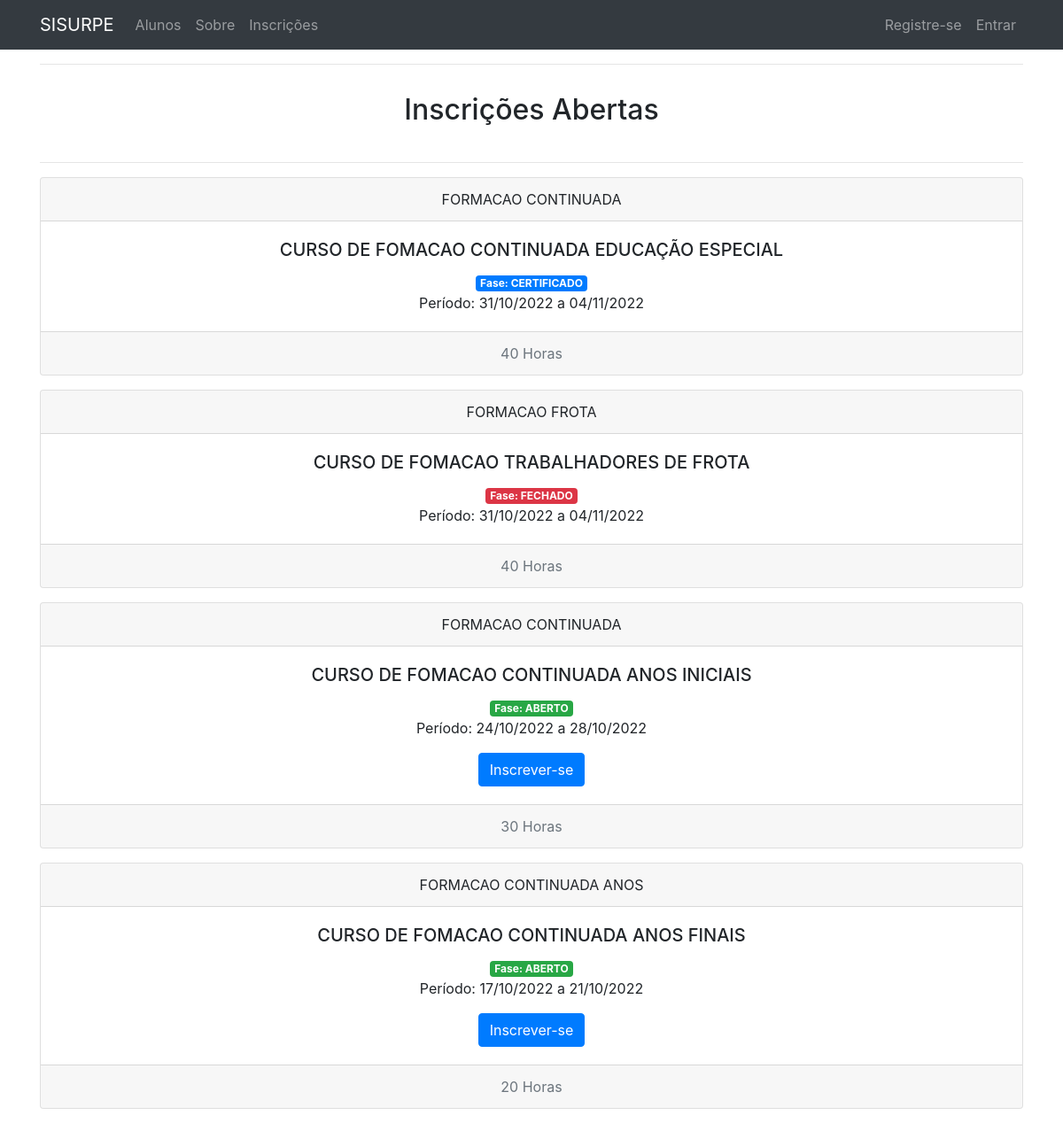
Screenshot of /inscricoes/index with the database file from the repository.
### tables this page shows
CREATE TABLE `inscricoes` (
  `id` int(11) NOT NULL,
  `nome_curso` varchar(255) NOT NULL,
  `descricao` varchar(255) NOT NULL,
  `carga_horaria` int(11) NOT NULL,
  `data_inicio` date DEFAULT NULL,
  `data_termino` date DEFAULT NULL,
  `numero_certificado` int(11) DEFAULT NULL,
  `livro` varchar(255) DEFAULT NULL,
  `folha` varchar(255) DEFAULT NULL,
  `fase` char(30) NOT NULL DEFAULT 'ABERTO'
);

### app/controllers/Inscricoes.php (called while the page is built, shortened)
<?php
    class Inscricoes extends Controller{
         public function __construct(){
          $this->inscricaoModel = $this->model('Inscricoe');
          $this->inscritoModel = $this->model('Inscrito');
        }
        public function index(){
                $data = [
                'title' => 'Inscrições Abertas',
                'description'=> 'Inscrições Abertas',
                'inscricoes' => $this->inscricaoModel->getInscricoes()
            ];
            $this->view('inscricoes/index', $data);
        }
}

### app/libraries/Core.php (called while the page is built, shortened)
<?php
 Class Core {
     protected $currentMethod = 'index';
     public function __construct(){
         $url = $this->getUrl();
         if(file_exists('../app/controllers/' . ucwords($url[0]). '.php')){
            unset($url[0]);
         }
         $this->currentController = new $this->currentController;
         if(isset($url[1])){
           if(method_exists($this->currentController, $url[1])){
             $this->currentMethod = $url[1];
             unset($url[1]);
           }
         }
         $this->params = $url ? array_values($url) :[];
         call_user_func_array([$this->currentController, $this->currentMethod], $this->params);
     }
     public function getUrl(){
        if(isset($_GET['url'])){
          $url = rtrim($_GET['url'], '/');
          $url = filter_var($url, FILTER_SANITIZE_URL);
          $url = explode('/', $url);
          return $url;
        }
     }
 }

### public/index.php (called while the page is built, shortened)
<?php
     $init = new Core;

### app/libraries/Database.php (called while the page is built, shortened)
<?php
 class Database {
    protected $user = DB_USER;
    protected $pass = DB_PASS;
    protected $dbh;
    protected $stmt;
    public function __construct() {
        $options = array(
            PDO::ATTR_PERSISTENT => true,
            PDO::ATTR_ERRMODE => PDO::ERRMODE_EXCEPTION
        );
        try{
            $this->dbh = new PDO($this->$dsn, $this->user, $this->pass, $options);
            $this->dbh->exec('SET NAMES "utf8"');
        } catch(PDOException $e){
            $this->error = $e->getMessage();
            echo $this->error;
        }
    }
    public function query($sql) {
        $this->stmt = $this->dbh->prepare($sql);
    }
     public function bind($param, $value, $type = null) {
        if(is_null($type)){
            switch(true){
                case is_int($value):
                    $type = PDO::PARAM_INT;
                    break;
                case is_null($value):
                    $type = PDO::PARAM_NULL;
                    break;
            }
        }
        $this->stmt->bindValue($param, $value, $type);
    }
    public function execute(){
        if($this->stmt->execute()){
            return true;
        } else {
            return false;
        }
    }
    public function resultSet(){
        $this->execute();
        return $this->stmt->fetchAll(PDO::FETCH_OBJ);
    }
    public function single(){
        $this->execute();
        return $this->stmt->fetch(PDO::FETCH_OBJ);
    }
    public function rowCount(){
        return $this->stmt->rowCount();
    }
}

### app/models/Inscricoe.php (called while the page is built, shortened)
<?php
  class Inscricoe {
    private $db;
    public function __construct(){
        $this->db = new Database;
    }
    public function getInscricoes(){
      $this->db->query("SELECT * FROM inscricoes WHERE fase != 'ARQUIVADO' ORDER BY data_inicio DESC");
      $result = $this->db->resultSet();
      if($this->db->rowCount() > 0){
          return $result;
      } else {
          return false;
      }
  }
}

### app/helpers/functions.php (called while the page is built, shortened)
<?php
function formatadata($data){
  $result = date('d/m/Y', strtotime($data));
  return $result;
}
function retornaClasseFase($fase){
  switch ($fase){
    case 'ABERTO':
      return "badge badge-success";
      break;
    case 'FECHADO':
      return "badge badge-danger";
      break;
      case 'CERTIFICADO';
      return "badge badge-primary";
      break;
  }
}
?>

### app/models/Inscrito.php (called while the page is built, shortened)
<?php
  class Inscrito {
    private $db;
    public function __construct(){
        $this->db = new Database;
    }
    public function estaInscrito($inscricoes_id,$user_id){
      $this->db->query('
                        SELECT
                          *
                        FROM
                          inscritos
                        WHERE
                          inscricoes_id = :inscricoes_id
                        AND
                          user_id = :user_id
                      ');
        $this->db->bind(':inscricoes_id',$inscricoes_id);
        $this->db->bind(':user_id',$user_id);
       $row = $this->db->single();
        if($this->db->rowCount() > 0){
            return true;
        } else {
            return false;
        }
    }
  }

### app/views/inscricoes/index.php (the view, shortened to what this page needs)
<?php require APPROOT . '/views/inc/header.php'; ?>
<hr>
<div class="p-3 text-center">
  <h2><?php echo $data['title'];?></h2>
</div>
<hr>
<?php foreach ($data['inscricoes'] as $registro): ?>
  <div class="card text-center mb-3">
    <div class="card-header">
    <?php if((isset($_SESSION[DB_NAME . '_user_type']))&&((($_SESSION[DB_NAME . '_user_type']) == "admin")||(($_SESSION[DB_NAME . '_user_type']) == "sec"))) : ?>
      <div class="row">
        <div class="col-11">
        <?php echo($registro->nome_curso);?>
        </div>
        <div class="col-1 text-right">
          <a href="<?php echo URLROOT; ?>/inscricoes/edit/<?php echo $registro->id?>" class="edit card-link">
            <i class="fa fa-pencil"></i>
          </a>
        </div>
      </div>
    <?php else : ?>
      <?php echo($registro->nome_curso);?>
    <?php endif; ?>
    </div>
    <div class="card-body">
      <h5 class="card-title"><?php echo($registro->descricao);?></h5>
        <span class="text-center <?php echo(retornaClasseFase($registro->fase));?>">Fase: <?php echo($registro->fase);?></span>
        <p class="card-text"><?php echo('Período: ' . formatadata($registro->data_inicio) . ' a '. formatadata($registro->data_termino));?></p>
        <?php if($registro->fase == 'ABERTO') : ?>
            <?php if(!$this->inscritoModel->estaInscrito($registro->id,$_SESSION[DB_NAME . '_user_id'])) : ?>
              <a href="<?php echo URLROOT; ?>/inscricoes/inscrever/<?php echo $registro->id?>" class="btn btn-primary">Inscrever-se</a>
            <?php else: ?>
            <a href="<?php echo URLROOT; ?>/inscricoes/cancelar/<?php echo $registro->id?>" class="btn btn-warning">Cancelar Inscrição</a>
            <?php endif; ?>
        <?php endif; ?>
    </div>
    <div class="card-footer text-muted">
      <?php echo($registro->carga_horaria);?> Horas
    </div>
  </div>
<?php endforeach; ?>
<?php require APPROOT . '/views/inc/footer.php'; ?>

### app/libraries/Controller.php (shortened to what this page needs)
<?php
 class Controller{
     public function model($model){
        return new $model();
     }
     public function view($view, $data = []){
        if(file_exists('../app/views/' . $view . '.php')){
           require_once '../app/views/' . $view . '.php';
        } else {
            die('View não existe');
        }
     }
 }

### app/views/inc/header.php (shortened to what this page needs)
<!DOCTYPE html>
<html lang="en">
<head>
   <link rel="stylesheet" href="<?php echo URLROOT; ?>/css/bootstrap.min.css">
   <link href="https://stackpath.bootstrapcdn.com/font-awesome/4.7.0/css/font-awesome.min.css" rel="stylesheet">
   <link rel="stylesheet" href="<?php echo URLROOT; ?>/css/style.css">
</head>
<body>
<?php include APPROOT . '/views/inc/navbar.php'; ?>
  <div class="container">

### app/views/inc/navbar.php (shortened to what this page needs)
<nav class="navbar navbar-expand-lg navbar-dark bg-dark md-3" style="margin-bottom:10px;">
  <div class="container">
      <a class="navbar-brand" href="<?php echo URLROOT; ?>"><?php echo SITENAME; ?></a>
      <div class="collapse navbar-collapse" id="navbarsExampleDefault">
        <ul class="navbar-nav mr-auto">
            <li class="nav-item">
              <a class="nav-link" href="<?php echo URLROOT; ?>/datausers/show">Alunos</a>
            </li>
            <li class="nav-item">
                <a class="nav-link" href="<?php echo URLROOT; ?>/pages/about">Sobre</a>
            </li>
            <li class="nav-item">
                <a class="nav-link" href="<?php echo URLROOT; ?>/inscricoes/index">Inscrições</a>
            </li>
        </ul>
        <ul class="navbar-nav ml-auto">
          <?php if(isset($_SESSION[DB_NAME . '_user_id'])) : ?>
            <li class="nav-item dropdown">
                <a class="nav-link dropdown-toggle" href="#" id="navbarDropdownPortfolio" data-toggle="dropdown" aria-haspopup="true" aria-expanded="false">
                Bem vindo <?php echo $_SESSION[DB_NAME . '_user_name']; ?>
                </a>
                <div class="dropdown-menu dropdown-menu-right" aria-labelledby="navbarDropdownPortfolio">
                  <a class="dropdown-item" href="<?php echo URLROOT; ?>/users/alterasenha">Alterar a Senha</a>
                </div>
            </li>
            <li class="nav-item">
              <a class="nav-link" href="<?php echo URLROOT; ?>/users/logout">Sair</a>
            </li>
          <?php else : ?>
            <li class="nav-item">
              <a class="nav-link" href="<?php echo URLROOT; ?>/users/register">Registre-se</a>
            </li>
            <li class="nav-item">
              <a class="nav-link" href="<?php echo URLROOT; ?>/users/login">Entrar</a>
            </li>
          <?php endif; ?>
        </ul>
      </div>
  </div>
</nav>

### app/views/inc/footer.php
    </div>
</body>
</html>

### rows the page displays
inscricoes: nome_curso "FORMACAO CONTINUADA", descricao "CURSO DE FOMACAO CONTINUADA EDUCAÇÃO ESPECIAL", fase "CERTIFICADO", data_inicio "31/10/2022", data_termino "04/11/2022", carga_horaria "40"
inscricoes: nome_curso "FORMACAO FROTA", descricao "CURSO DE FOMACAO TRABALHADORES DE FROTA", fase "FECHADO", data_inicio "31/10/2022", data_termino "04/11/2022", carga_horaria "40"
inscricoes: nome_curso "FORMACAO CONTINUADA", descricao "CURSO DE FOMACAO CONTINUADA ANOS INICIAIS", fase "ABERTO", data_inicio "24/10/2022", data_termino "28/10/2022", carga_horaria "30"
inscricoes: nome_curso "FORMACAO CONTINUADA ANOS", descricao "CURSO DE FOMACAO CONTINUADA ANOS FINAIS", fase "ABERTO", data_inicio "17/10/2022", data_termino "21/10/2022", carga_horaria "20"

### other values shown
SITENAME "SISURPE"
$data['title'] "Inscrições Abertas"
